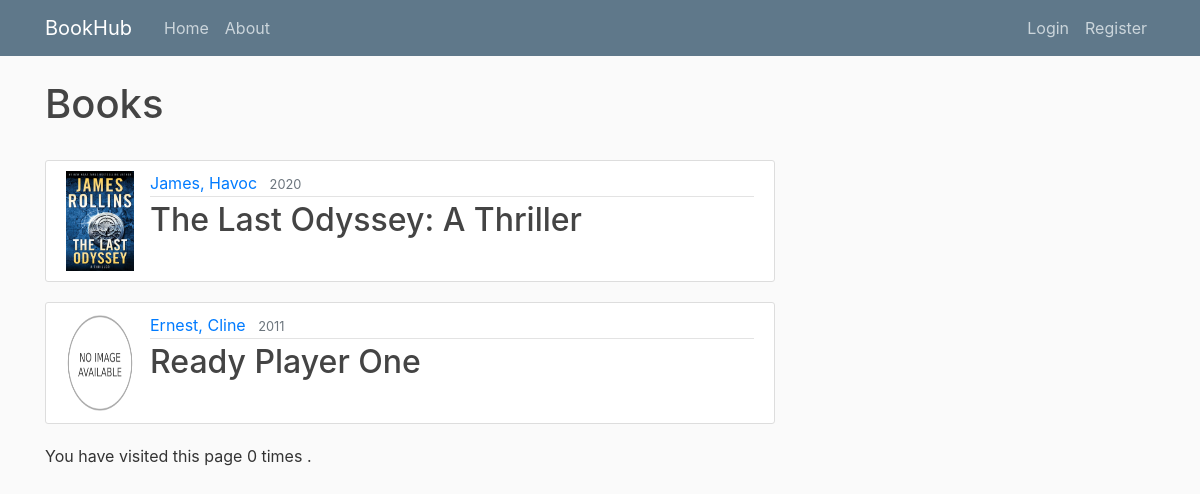
The app's page /, older data.
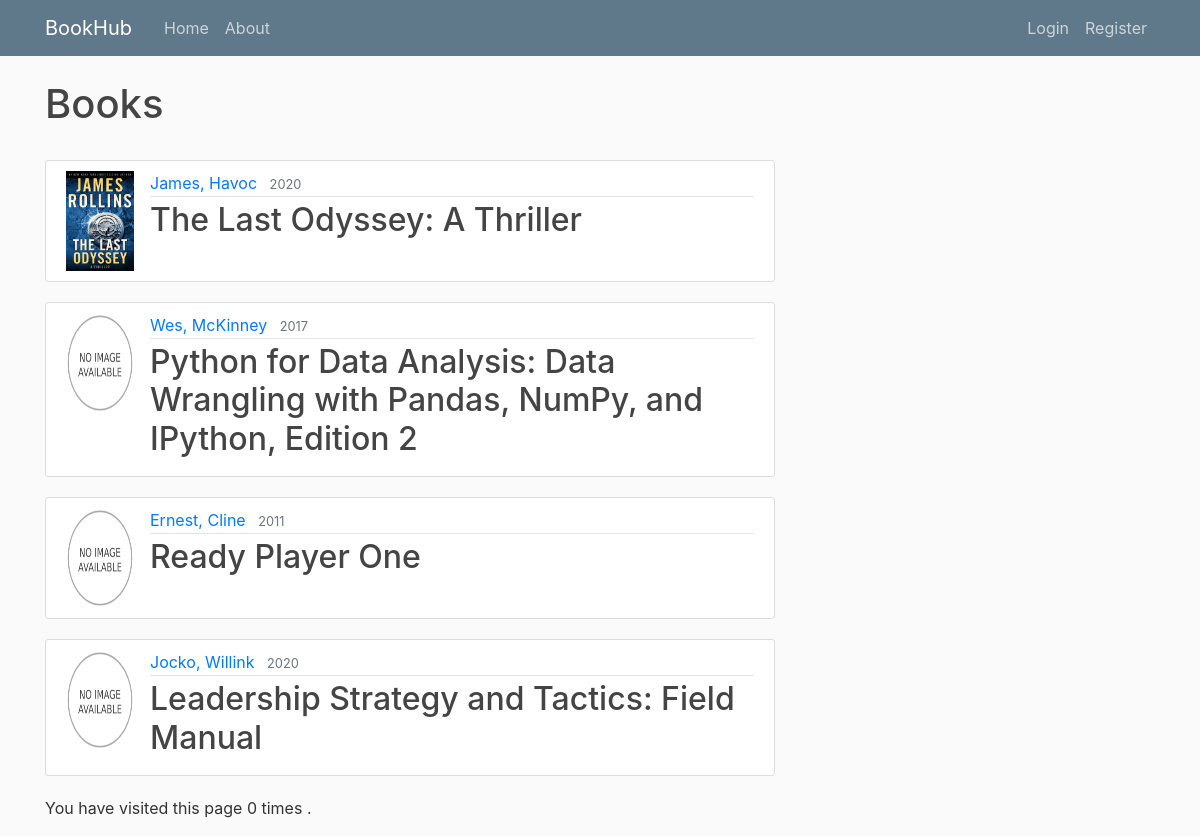
The same page, newer data.
### library_website/models.py (models this page shows, shortened)
class Book(models.Model):
	title = models.CharField(max_length = 250)
	author = models.ForeignKey('Author', on_delete=models.CASCADE, null = True) # CASCADE means if a book is deleted, the author won't be deleted
	publisher = models.ForeignKey('Publisher', on_delete=models.CASCADE, null = True)
	year_of_publication = models.CharField('Year of Publication', default='', max_length=4 )
	isbn = models.CharField('ISBN', max_length=13, help_text='13 Character ISBN number')
	dewey = models.CharField('Dewey Decimal System', default='', max_length=3, help_text='3 Digit Call Number based on Book Subject or Genre')
	image = models.ImageField(default='noImage.jpg', upload_to='book_pics', help_text='Upload cover photo of the book')
	def get_absolute_url(self):
		return reverse('library-book_detail', args=[str(self.id)])

class Author (models.Model):
	first_name = models.CharField(max_length=100, help_text='First name of the Author')
	last_name = models.CharField(max_length=100, help_text='Last name of the Author')
	class Meta:
		ordering = ['first_name', 'last_name']
	def __str__(self):
		return f'{self.first_name}, {self.last_name}'

### library_website/decorators.py (the view)
	def wrapper_function(request, *args, **kwargs):
		if request.user.is_authenticated and request.user.is_staff:
			return HttpResponse('You are not allowed to view this page.')
		elif request.user.is_authenticated:
			return view_func(request, *args, **kwargs)
		else:
			return view_func(request, *args, **kwargs)

### library_website/views.py (called while the page is built)
@user_is_admin
def home(request):
    num_books = Book.objects.all().count()
    num_instances = BookInstance.objects.all().count()
    num_instances_available = BookInstance.objects.filter(status__exact='a').count()
    num_authors = Author.objects.count()
    num_visits = request.session.get('num_visits', 0)
    request.session['num_visits'] = num_visits + 1
    context = {
        'books': Book.objects.all(),
        'bookInstances': BookInstance.objects.all(),
        'num_books': num_books,
        'num_instances': num_instances,
        'num_instances_available': num_instances_available,
        'num_authors': num_authors,
        'num_visits': num_visits,
    }
    return render(request, 'library_website/home.html', context)

### library_website/templates/library_website/home.html (shortened to what this page needs)
{% extends "library_website/base.html" %}
{% load restrict_access%}
{% block content %}
    <h1> Books</h1>
    {% for book in books %}
    	<article class="media content-section">
    	  <img class="article-img" src=" {{book.image.url}}">
		  <div class="media-body">
		    <div class="article-metadata">
		      <a class="mr-2" href="#">{{ book.author }}</a>
		      <small class="text-muted">{{ book.year_of_publication }}</small>
		    </div>
		    <h2><a class="article-title" href="{{ book.get_absolute_url }}">{{ book.title }}</a></h2>
		  </div>
		</article>
    {% endfor %}
    <p>You have visited this page {{ num_visits }}
    	{% if num_visits == 1 %}
    		time
    	{% else %}
    		times
    	{% endif %}.</p>
{% endblock content %}

### library_website/templates/library_website/base.html (shortened to what this page needs)
{% load restrict_access%}
{% load static %}
<html>
<head>
    <link rel="stylesheet" href="https://maxcdn.bootstrapcdn.com/bootstrap/4.0.0/css/bootstrap.min.css">
    <link rel="stylesheet" type="text/css" href="{% static 'library_website/main.css'%}">
</head>
<body>
	<header class="site-header">
	  <nav class="navbar navbar-expand-md navbar-dark bg-steel fixed-top">
	    <div class="container">
	      <a class="navbar-brand mr-4" href="">BookHub</a>
	      <div class="collapse navbar-collapse" id="navbarToggle">
	        <div class="navbar-nav mr-auto">
	          {% if user.is_authenticated and request.user|has_group:"BookManager" %}
	          	  <a class="nav-item nav-link" href=" {% url 'library-home'%}">Home</a>
		          <a class="nav-item nav-link" href="{% url 'library-about'%}">About</a>
		          <a class="nav-item nav-link" href="{% url 'library-create_book'%}">Create Book</a>
	          {% else %}
		          <a class="nav-item nav-link" href=" {% url 'library-home'%}">Home</a>
		          <a class="nav-item nav-link" href="{% url 'library-about'%}">About</a>
		      {% endif %}
	        </div>
	        <div class="navbar-nav">
	          {% if user.is_authenticated and request.user|has_group:"BookManager" %}
	          	  <a class="nav-item nav-link" href="{% url 'logout'%}">Logout</a>
	          {% elif user.is_authenticated %}
	          	  <a class="nav-item nav-link" href="{% url 'profile'%}">Profile</a>
	          	  <a class="nav-item nav-link" href="{% url 'logout'%}">Logout</a>
	          {% else %}
		          <a class="nav-item nav-link" href="{% url 'login'%}">Login</a>
		          <a class="nav-item nav-link" href="{% url 'register'%}">Register</a>
	          {% endif %}
	        </div>
	      </div>
	    </div>
	  </nav>
	</header>
	<main role="main" class="container">
	  <div class="row">
	    <div class="col-md-8">
	      {% block content %}{% endblock %}
	    </div>
	  </div>
	</main>
</body>
</html>

### library_website/static/library_website/main.css (style rules this page uses)
body { background: #fafafa; color: #333333; margin-top: 5rem; }
h1, h2, h3, h4, h5, h6 { color: #444444; }
.bg-steel { background-color: #5f788a; }
.site-header .navbar-nav .nav-link { color: #cbd5db; }
.content-section { background: #ffffff; padding: 10px 20px; border: 1px solid #dddddd; border-radius: 3px; margin-bottom: 20px; }
.article-title { color: #444444; }
.article-img { height: 100px; width: 68px; margin-right: 16px; }
.article-metadata { padding-bottom: 1px; margin-bottom: 4px; border-bottom: 1px solid #e3e3e3 }

Row changes from the older to the newer data that the page shows:
added Book: image (placeholder picture), author "Wes, McKinney", year_of_publication "2017", title "Python for Data Analysis: Data Wrangling with Pandas, NumPy, and IPython, Edition 2"
added Book: image (placeholder picture), author "Jocko, Willink", year_of_publication "2020", title "Leadership Strategy and Tactics: Field Manual"
